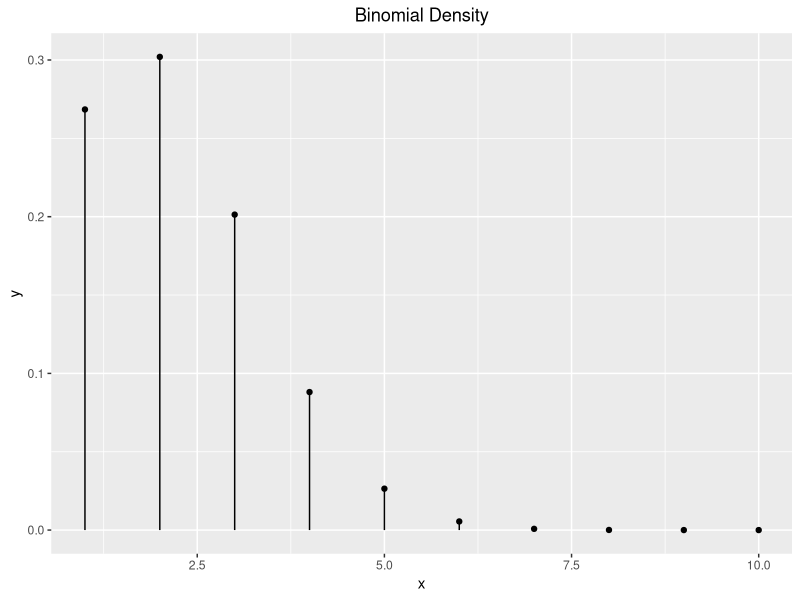
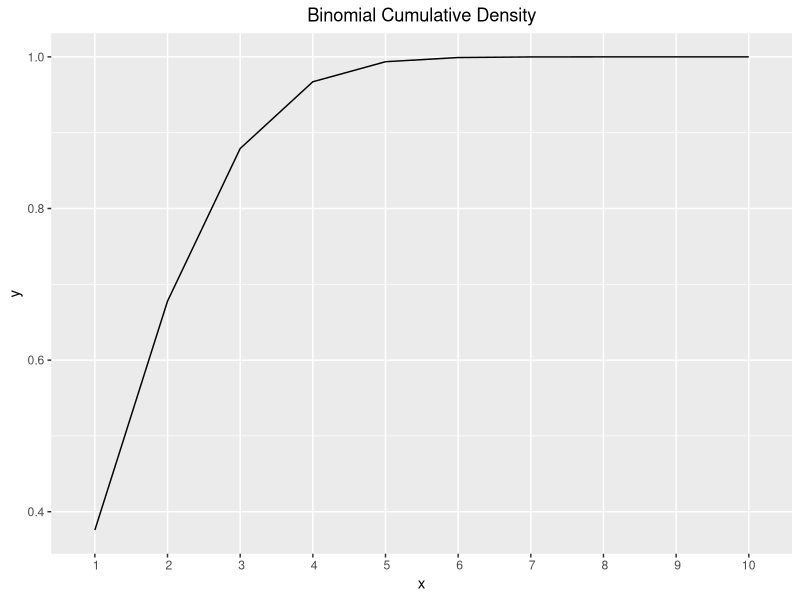
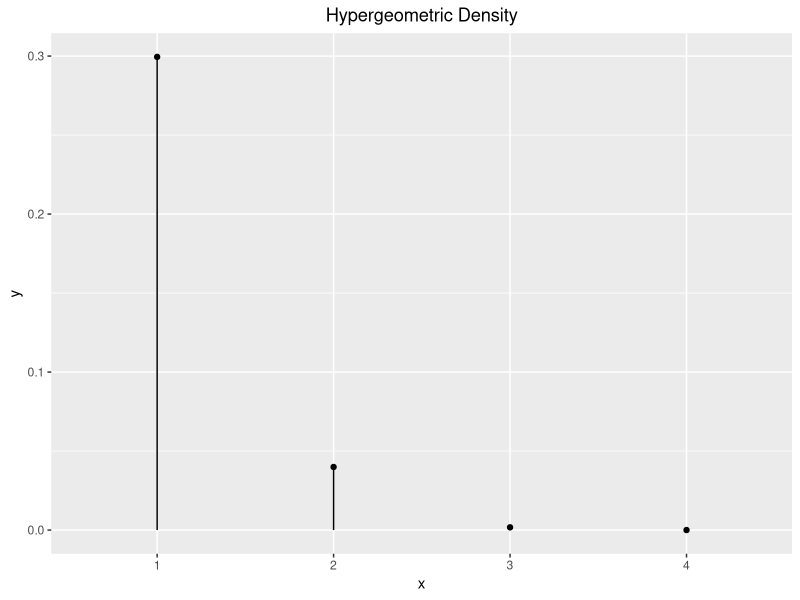
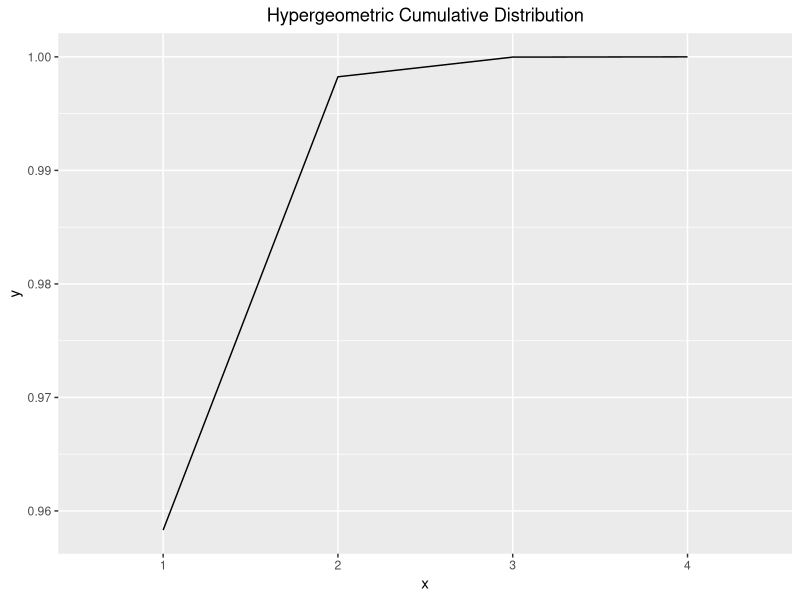
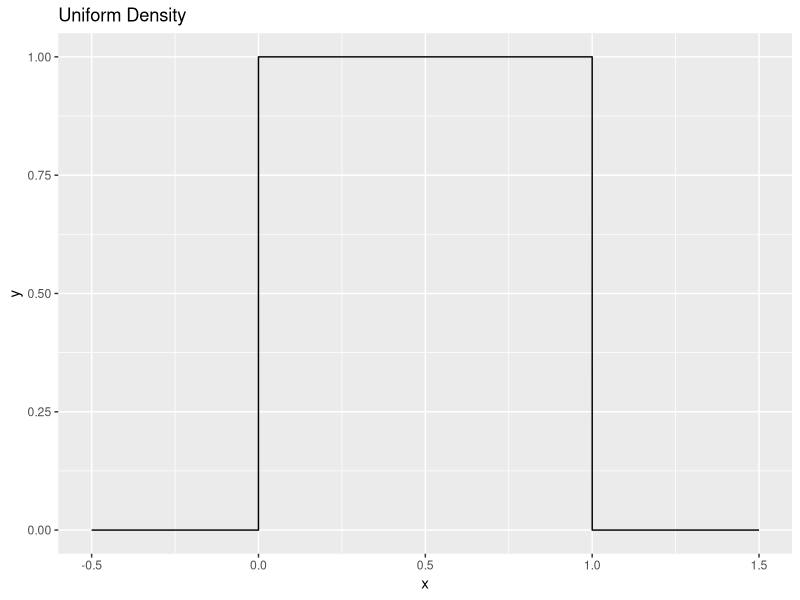
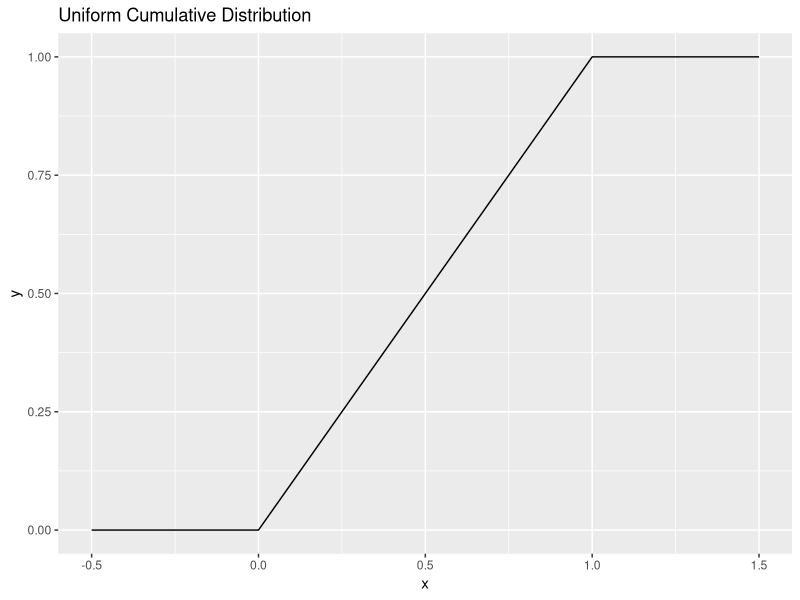
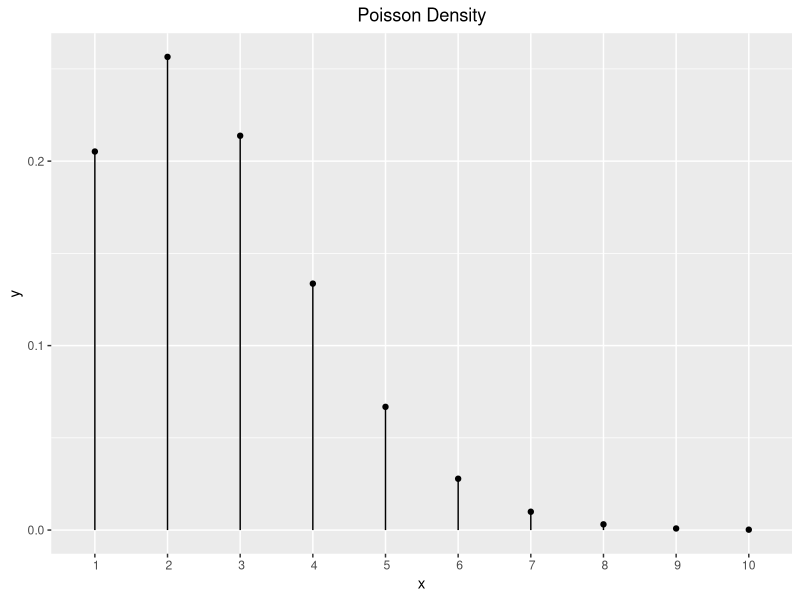
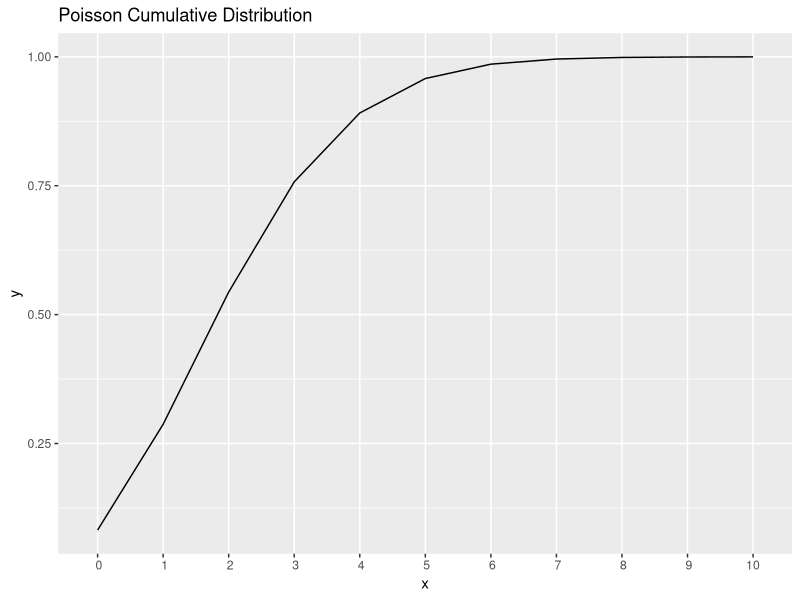

Here is the R script that generated these plots, in order:
## ---- chunk 1
knitr::opts_chunk$set(echo = TRUE)

library(ggplot2)
library(knitr)
library(ggplot2)
library(gridExtra)
library(mvtnorm)
## ---- chunk 2
chap3.1 <- function(){
  # Prob x=1:5 where X ~ Bin(5, 0.2)
  x <- 1:10
  y <- dbinom(x, 10, 0.2)
  
  df <- data.frame(x=x, y=y)
  g <- ggplot(df, aes(x=x, y=y)) +
    geom_point() +
    geom_linerange(aes(x=x, ymax=y, ymin=0)) +
    theme(plot.title = element_text(hjust = 0.5)) +
    labs(title="Binomial Density")
  g
}
chap3.1()
## ---- chunk 3
chap3.2 <- function(){
  # Prob x<1:10 where X ~ Bin(5, 0.2)
  x <- 1:10
  y <- pbinom(x, 10, 0.2)

  df <- data.frame(x=x, y=y)
  g <- ggplot(df, aes(x=x, y=y)) +
    geom_line() +
    scale_x_discrete(name="x", limits=x) +
    ylab("y") +
    theme(plot.title = element_text(hjust = 0.5)) +
    labs(title="Binomial Cumulative Density")
  g

}
chap3.2()
## ---- chunk 4

chap3.3 <- function() {
  # Prob x=1:4 where X ~ HyperGeom(4, 48, 5)
  # from a deck with 
  # - 1:4 aces
  # - 48 non aces
  # - choose 5 cards per hand
  x <- 1:4
  y <- dhyper(x, 4, 48, 5)
  df <- data.frame(x=x, y=y)
  g <- ggplot(df, aes(x=x, y=y)) +
    geom_point() +
    geom_linerange(aes(x=x, ymax=y, ymin=0)) +
    scale_x_discrete(name="x", limits=x) +
    ylab("y") +
    theme(plot.title = element_text(hjust = 0.5)) +
    labs(title="Hypergeometric Density")
  g
}

chap3.3()
## ---- chunk 5

chap3.4 <- function() {
  # Prob x=1:4 where X ~ HyperGeom(4, 48, 5)
  # from a deck with 
  # - 1:4 aces
  # - 48 non aces
  # - choose 5 cards per hand
  x <- 1:4
  y <- phyper(x, 4, 48, 5)
  df <- data.frame(x=x, y=y)
  g <- ggplot(df, aes(x=x, y=y)) +
    geom_line() +
    scale_x_discrete(name="x", limits=x) +
    ylab("y") +
    theme(plot.title = element_text(hjust = 0.5)) +
    labs(title="Hypergeometric Cumulative Distribution")
  g
}

chap3.4()
## ---- chunk 6
do_dunif <- function() {
  # PDF
  x <- seq(-0.5, 1.5, 1/10000)
  y <- dunif(x, 0, 1)
  datums <- data.frame(x=x, y=y)
  obj <- ggplot(datums, aes(x=x, y=y)) + 
    labs(title="Uniform Density") +
    geom_line()
  obj
}

do_dunif()
## ---- chunk 7
do_punif <- function() {
  # PDF
  x <- seq(-0.5, 1.5, 1/10000)
  y <- punif(x, 0, 1)
  datums <- data.frame(x=x, y=y)
  obj <- ggplot(datums, aes(x=x, y=y)) + 
    labs(title="Uniform Cumulative Distribution") +
    geom_line()

    obj
}

do_punif()
## ---- chunk 8
chap3.poisson.story.dpois <- function(num_success=3, rate=2.5, interval=1) {
  # Notice the multiplication by four in the function argument. Since lambda is specified as 
  # events per hour we have to multiply by four to consider the number of events that occur in 4 hours.
  lambda <- rate * interval
  x <- 1:10
  df <- data.frame(x=x)
  
  df['y'] <- dpois(x, lambda)
  p <- ggplot(df, aes(x=x, y=y)) +
       geom_point() +
       geom_linerange(aes(x=x, ymax=y, ymin=0)) +
       scale_x_discrete(name="x", limits=x) +
       ylab("y") +
       theme(plot.title = element_text(hjust = 0.5)) +
       labs(title="Poisson Density")
  
  p
}

chap3.poisson.story.dpois()
## ---- chunk 9
chap3.poisson.story.ppois <- function(num_success=3, rate=2.5, interval=1) {
  # Notice the multiplication by four in the function argument. Since lambda is specified as 
  # events per hour we have to multiply by four to consider the number of events that occur in 4 hours.
  lambda <- rate * interval
  x <- 0:10
  df <- data.frame(x=x)
  
  df['y'] <- ppois(x, lambda)
  p <- ggplot(df, aes(x=x, y=y)) +
    geom_line() +
    scale_x_discrete(name="x", limits=x) +
    labs(y="y") + 
    labs(x="x: number of events") +
    labs(title="Poisson Cumulative Distribution")
    
  
  p
}

chap3.poisson.story.ppois()
## ---- chunk 10
pois.1 <- function() {

  # 5 intervals
  L <- 5
  
  # 10 events / interval
  lambda <- 10
  
  # randomly generate number of events using pois(lambda*L)
  n <- rpois(1, lambda*L)
  
  # generate random "times" from 0 through L for "n" events, then sort them
  t <- sort(runif(n, 0, L))
  
  # visualize L events. 
  # x=times each n event occurs
  # y=event index
  df <- data.frame(x=t, y=1:n)
  g <- ggplot(df, aes(x=x, y=y) ) +
    geom_point() +     
    scale_y_continuous(name= "N(t): Number of successes at t") +
    scale_x_continuous(name= "Time t (intevals)")
  
  g
}

pois.1()
## ---- chunk 11
pois.2 <- function() {
  
  # 5 intervals
  L <- 5
  
  # 10 events/interval
  lambda <- 10
  
  # randomly generate number of events using pois(lambda*L)
  n <- rpois(1, lambda*L)
  
  # generate random "times" from 0 through L for "n" events, then sort them
  t <- sort(runif(n, 0, L))
  
  # type-1 event probabilty: p=0.3
  p <- 0.3
  y <- rbinom(n, 1, p)
  
  # assign "event times" as type-1 or type-2 
  t1 <- t[y==1]
  t2 <- t[y==0]
  
  # as before, we can plot the number of arrivals in each Poisson process: N_1(t) and N_2(t).
  
  # visualize the plot for type #1 events
  df1 <- data.frame(x=t1, y=1:length(t1))
  p1 <- ggplot(df1, aes(x=x, y=y) ) +
    geom_point(shape=16, color="blue")  +
    theme(
          axis.ticks.y=element_blank()) +
  ylab("type1: count") +
    theme(axis.title.x=element_blank(),
        axis.text.x=element_blank(),
        axis.ticks.x=element_blank())
  
  # visualize the plot for type #2 events
  df2 <- data.frame(x=t2, y=1:length(t2))
  p2 <- ggplot(df2, aes(x=x, y=y) ) +
    geom_point(shape=17, color="orange")  +
    theme(
          axis.ticks.y=element_blank()) +
    ylab("type2: count") +
      theme(axis.title.x=element_blank(),
        axis.text.x=element_blank(),
        axis.ticks.x=element_blank())
  
  # visualize the plot for both event types
  df1$event_type <- "type-1"
  df2$event_type <- "type-2"
  df3 <- rbind(df1, df2)
  df3$y <- 1:length(t)
  
  p3 <- ggplot(df3, aes(x=x, y=y, color=event_type) ) +
    geom_point()  +
    theme(
          axis.ticks.y=element_blank()) +
    ylab("combined") +
    xlab("Time t (intervals)") +
    scale_shape_manual(values=c(16, 17))+
    scale_color_manual(values=c('blue','orange')) +
    theme(legend.position="none")
  
  grid.arrange(p1, p2, p3, nrow=3)
}

pois.2()
## ---- chunk 12
 do_dnorm <- function() {
 x <- seq(-3, 3, 0.01)
 y <- dnorm(x)
 datums <- data.frame(x=x, y=y)
 g <- ggplot(datums, aes(x, y)) + geom_line() + 
 theme(plot.title = element_text(hjust = 0.5)) +
 labs(title="Normal Density")
 g
}
 
do_dnorm()
## ---- chunk 13
do_pnorm <- function() {
   # x <- seq(0, 1, 0.001)
   x <- seq(-3, 3, 0.01)
   y <- pnorm(x)
   df <- data.frame(x=x, y=y)
   ggplot(df, aes(x=x, y=y)) + geom_line() +
     theme(plot.title = element_text(hjust = 0.5)) +
     labs(title="Normal Cumulative Distribution")
}

do_pnorm()
## ---- chunk 14
do_mvtnorm <- function(mu1, mu2, s1=1, s2=1, rho_0=0, N=10) {
  # dvmnorm can be used for calculating the joing PDF and rmvnorm can be used for 
  # generating random vectors.
  meanvector <- c(mu1,mu2)

  # The covariance matrix is (assuming sd(Z)=s1=1, sd(W)=s2=1)
  # [(1, rho), (rho, 1)]
  # because:
  # Cov(Z, Z) = Var(Z) = 1 (this is the upper left entry)
  # Cov(W, W) = Var(W) = 1 (this is the lower right entry)
  # Cov(Z, W) = Corr(Z,W) * sd(Z) * sd(W) = rho 
  # 
  # NOTE (if rho_0=1, then covmatrix equals IDENTITY matrix(c(1, 0, 0, 1), 2))
  covmatrix = matrix(c(s1^2, s1*s2*rho_0, s1*s2*rho_0, s2^2), nrow=2, ncol=2)

  # now r  is N x 2 matrix, with each row a BVN random vector. 
  r <- rmvnorm(n=N, mean=meanvector, sigma=covmatrix)

  r
}

generate_mvn_plot <- function(N=100) {
  # N((1,0)^T, I) labeled class 'BLUE'
  bvn1 <- do_mvtnorm(mu1=1, mu2=0, s1=1, s2=1, rho_0=0, N=N)
  df1 <- data.frame(bvn1)
  colnames(df1) <- c("x1", "x2")
  df1["label"] = "BLUE"

  # N((0,1)T, I) labeled class 'ORANGE'
  bvn2 <- do_mvtnorm(mu1=0, mu2=1, s1=1, s2=1, rho_0=0,  N=N)
  df2 <- data.frame(bvn2)
  colnames(df2) <- c("x1", "x2")
  df2["label"] = "ORANGE"

  # stack the dataframes
  df <- rbind(df1, df2)

  # Plot BLUE vs ORANGE
  g <- ggplot(df, aes(x=x1, y=x2, color=label)) +
    geom_point() +
    scale_color_manual(breaks = c("BLUE", "ORANGE"),
                       values=c("blue", "orange"))
  g
}

generate_mvn_plot()
